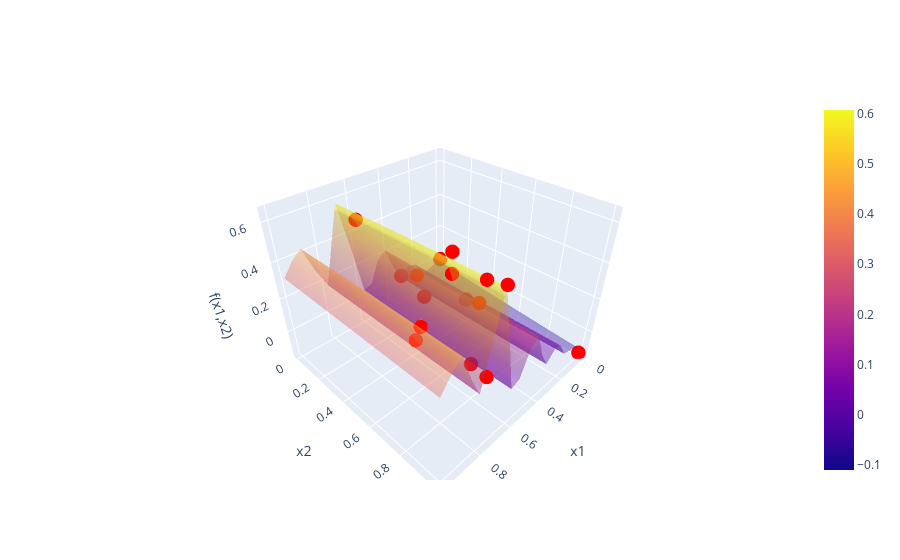
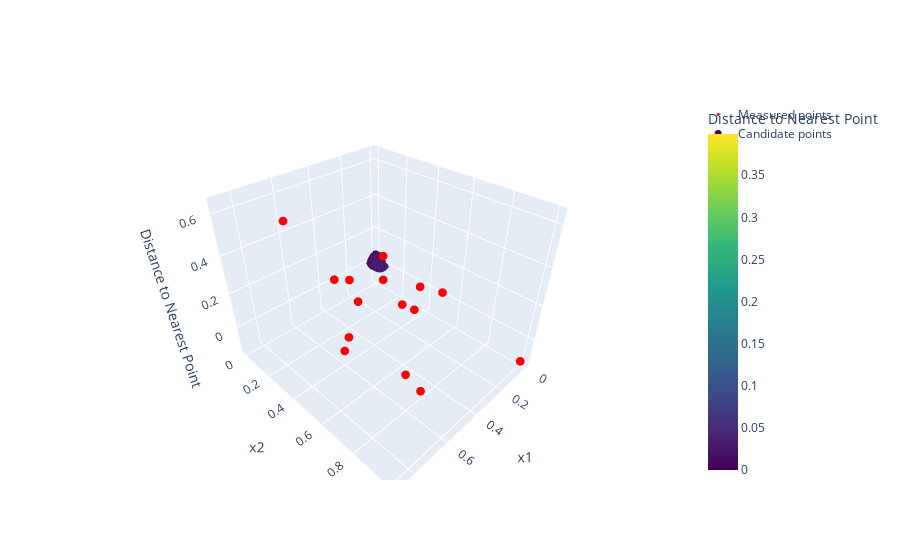
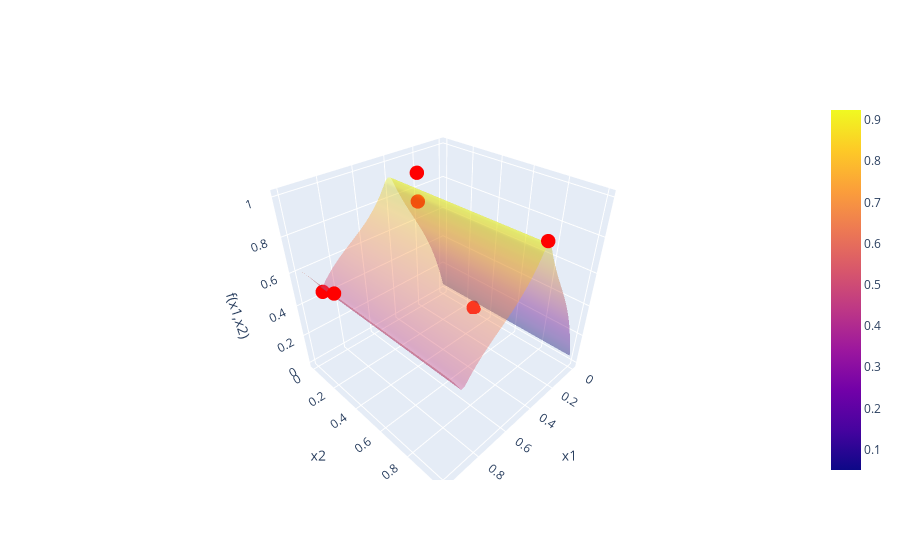

Notebook code cell kept with these figures, in order:
### Markdown cell above
# Function 02
Week 6 notes
- hacked a local model around max (needs cleanup, especially around handling of scaling)
- set beta = 0

Also needs optimizer
Need to display local model in original coordinates, not transformrd coordinates

### Code cell
f2 = BBfcn(2)
print(f2)

# f2.plot_feature_correlations()
# f2.plot_correlations_with_cross_terms()
kernel = C(10, (0.001, 10)) * Matern(length_scale=[1,1],nu=2.5) + WhiteKernel(noise_level=0.2)
f2.nextPointBayesianOptim(kernel,numgrid=20,acqFcn="UCB",beta=0.5)
f2.FPS()


# hack to try creating a trust region around the current max
f2_trust = BBfcn(2) # we should not need to re-load the data, but for now do so to reset to original data
class f2_trust_region(Transformation):
    def apply(self,data):
        # keep only points within 0.15 of the current max in each dimension
        row_of_max = data["y"].idxmax()
        max_point = data.loc[row_of_max].drop("y").to_numpy()
        for i, col in enumerate(data.columns[:-1]):
            lower_bound = max(0.0, max_point[i] - 0.2)
            upper_bound = min(1.0, max_point[i] + 0.2)
            data.drop(data[(data[col] < lower_bound) | (data[col] > upper_bound)].index, inplace=True)

        scalerY = MinMaxScaler(feature_range=(0, 1))
        data["y"] = scalerY.fit_transform(data[["y"]])
        scalerX1 = MinMaxScaler(feature_range=(0, 1))
        data["x1"] = scalerX1.fit_transform(data[["x1"]])
        scalerX2 = MinMaxScaler(feature_range=(0, 1))
        data["x2"] = scalerX2.fit_transform(data[["x2"]])
        self.scalers = [scalerX1, scalerX2, scalerY]

tr_trust2 = f2_trust_region()
f2_trust.transform(tr_trust2)
print("TRUST REGION AROUND CURRENT MAX")
print("---")
print(f2_trust)
kernel = C(1, (0.00001, 10)) * Matern(length_scale=[0.5,0.5],nu=0.5) + WhiteKernel(noise_level=0.0)
X_next = f2_trust.nextPointBayesianOptim(kernel,numgrid=50,acqFcn="UCB",beta=0)
# need to inverse transform X_next to original scale
x1_orig = tr_trust2.scalers[0].inverse_transform(X_next[0].reshape(1,-1))
x2_orig = tr_trust2.scalers[1].inverse_transform(X_next[1].reshape(1,-1))
print("Next acquisition point in original scale:", (x1_orig, x2_orig))
format_query(np.array([[x1_orig, x2_orig]]))

### Figure 1 — Plotly figure (JSON) as saved in the notebook; plotly's stock layout.template omitted (floating-point values rounded to 4 significant figures; data arrays with more than 128 entries replaced by an {"elided": "..."} marker saying what was removed)
{"data": [{"opacity": 0.4, "type": "surface", "x": {"elided": "20x20 float values"}, "y": {"elided": "20x20 float values"}, "z": {"elided": "20x20 float values"}}, {"marker": {"color": "red", "size": 5}, "mode": "markers", "name": "Measured points", "type": "scatter3d", "x": [0.6658, 0.8778, 0.1427, 0.8453, 0.4546, 0.5777, 0.4382, 0.3417, 0.3386, 0.7026, 0.7583, 0.0, 0.0, 0.6939, 0.6939, 0.6842], "y": [0.124, 0.7786, 0.349, 0.7111, 0.2905, 0.772, 0.685, 0.0287, 0.2139, 0.9266, 1.0, 0.0, 1.0, 0.7551, 0.7551, 1.0], "z": [0.539, 0.4206, -0.06562, 0.294, 0.215, 0.02311, 0.2446, 0.03875, -0.01386, 0.6112, 0.2406, -0.008867, -0.1384, 0.5515, 0.6459, 0.6171]}], "layout": {"scene": {"xaxis": {"title": {"text": "x1"}}, "yaxis": {"title": {"text": "x2"}}, "zaxis": {"title": {"text": "f(x1,x2)"}}}}}

### Figure 2 — Plotly figure (JSON) as saved in the notebook; plotly's stock layout.template omitted (floating-point values rounded to 4 significant figures; data arrays with more than 128 entries replaced by an {"elided": "..."} marker saying what was removed)
{"data": [{"marker": {"color": "red", "size": 3}, "mode": "markers", "name": "Measured points", "type": "scatter3d", "x": [0.6658, 0.8778, 0.1427, 0.8453, 0.4546, 0.5777, 0.4382, 0.3417, 0.3386, 0.7026, 0.7583, 0.0, 0.0, 0.6939, 0.6939, 0.6842], "y": [0.124, 0.7786, 0.349, 0.7111, 0.2905, 0.772, 0.685, 0.0287, 0.2139, 0.9266, 1.0, 0.0, 1.0, 0.7551, 0.7551, 1.0], "z": [0.539, 0.4206, -0.06562, 0.294, 0.215, 0.02311, 0.2446, 0.03875, -0.01386, 0.6112, 0.2406, -0.008867, -0.1384, 0.5515, 0.6459, 0.6171]}, {"marker": {"color": {"elided": "10000 float values"}, "colorbar": {"title": {"text": "Distance to Nearest Point"}}, "colorscale": [[0, "#440154"], [0.1111, "#482878"], [0.2222, "#3e4989"], [0.3333, "#31688e"], [0.4444, "#26828e"], [0.5556, "#1f9e89"], [0.6667, "#35b779"], [0.7778, "#6ece58"], [0.8889, "#b5de2b"], [1, "#fde725"]], "size": 7}, "mode": "markers", "name": "Candidate points", "type": "scatter3d", "x": [0.0, 0.0, 0.0, 0.0], "y": [0.0, 0.0101, 0.0202, 0.0303], "z": [0.0, 0.0, 0.0, 0.0]}], "layout": {"scene": {"xaxis": {"title": {"text": "x1"}}, "yaxis": {"title": {"text": "x2"}}, "zaxis": {"title": {"text": "Distance to Nearest Point"}}}}}

### Figure 3 — Plotly figure (JSON) as saved in the notebook; plotly's stock layout.template omitted (floating-point values rounded to 4 significant figures; data arrays with more than 128 entries replaced by an {"elided": "..."} marker saying what was removed)
{"data": [{"opacity": 0.4, "type": "surface", "x": {"elided": "50x50 float values"}, "y": {"elided": "50x50 float values"}, "z": {"elided": "50x50 float values"}}, {"marker": {"color": "red", "size": 5}, "mode": "markers", "name": "Measured points", "type": "scatter3d", "x": [1.0, 0.8916, 0.0, 0.4163, 0.3871, 0.3871], "y": [0.3133, 0.0, 0.2825, 1.0, 0.2041, 0.2041], "z": [0.6383, 0.435, 0.0, 0.9444, 0.8485, 1.0]}], "layout": {"scene": {"xaxis": {"title": {"text": "x1"}}, "yaxis": {"title": {"text": "x2"}}, "zaxis": {"title": {"text": "f(x1,x2)"}}}}}
